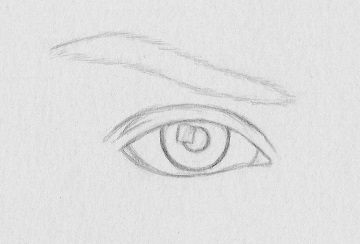
#> input picture backend/data/reference_stages/how-to-draw-eyes-step-1.jpg, 360 x 244 px; its folder holds 5 pictures in this run
$ jupyter execute --allow-errors prototype.ipynb
#> lines starting #> are read from the running program, lines starting #| are printed output that depends on the picture
#> further down, ref_img is the input picture: shape (244, 360, 3); min 73, max 241, mean 224.2
[cell 1]
import cv2
import numpy as np
import matplotlib.pyplot as plt
from PIL import Image

#> (the rest of this cell did not finish here and is left out)

[cell 2]
# 4.1 Convert to grayscale
ref_gray = cv2.cvtColor(ref_img, cv2.COLOR_RGB2GRAY)
#> (the rest of this cell did not finish here and is left out)

#> (a cell that did not finish here is left out)

#> (a cell that did not finish here is left out)

#> (a cell that did not finish here is left out)

##VALUE COMPARISON

[cell 6]
# 5.1 We already have grayscale images: ref_gray, user_gray

# 5.2 Compute local contrast maps.
# We'll do a sliding 16×16 window, compute standard deviation in each window.
def compute_local_contrast(gray_img, window_size=16):
#> called with window_size = 16
    h, w = gray_img.shape
#> h = 256; w = 256
    contrast_map = np.zeros((h, w), dtype=np.float32)
    pad = window_size // 2

    # Pad with reflect so edges are handled
    padded = cv2.copyMakeBorder(gray_img, pad, pad, pad, pad, cv2.BORDER_REFLECT)
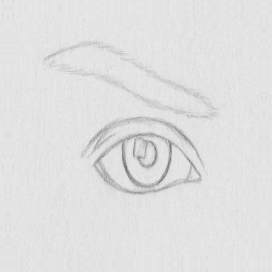
#> padded: shape (272, 272); min 101, max 236, mean 224.4
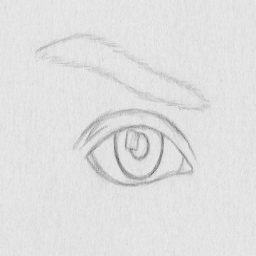
#> gray_img: shape (256, 256); min 101, max 236, mean 224
    for y in range(h):
        for x in range(w):
            patch = padded[y : y + window_size, x : x + window_size]
            contrast_map[y, x] = patch.std()
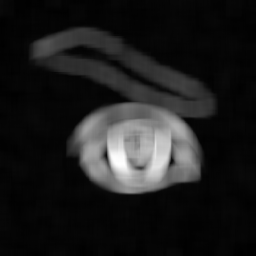
#> contrast_map: shape (256, 256) float32; min 1.45, max 34.2, mean 5.2; drawn with min black and max white
    return contrast_map

# Note: For speed, you can reduce the resolution (e.g. resize to 256×256) for testing.
ref_contrast = compute_local_contrast(cv2.resize(ref_gray, (256, 256)), window_size=16)
#> (the rest of this cell did not finish here and is left out)

#> (a cell that did not finish here is left out)

##DOTS

[cell 8]
import cv2
import numpy as np
import matplotlib.pyplot as plt

# Load images
ref_path = "../data/reference_stages/how-to-draw-eyes-step-1.jpg"  # Replace with your path
user_path = "../data/user_samples/dots.jpg"  # Replace with your path

ref_img = cv2.imread(ref_path)
user_img = cv2.imread(user_path)
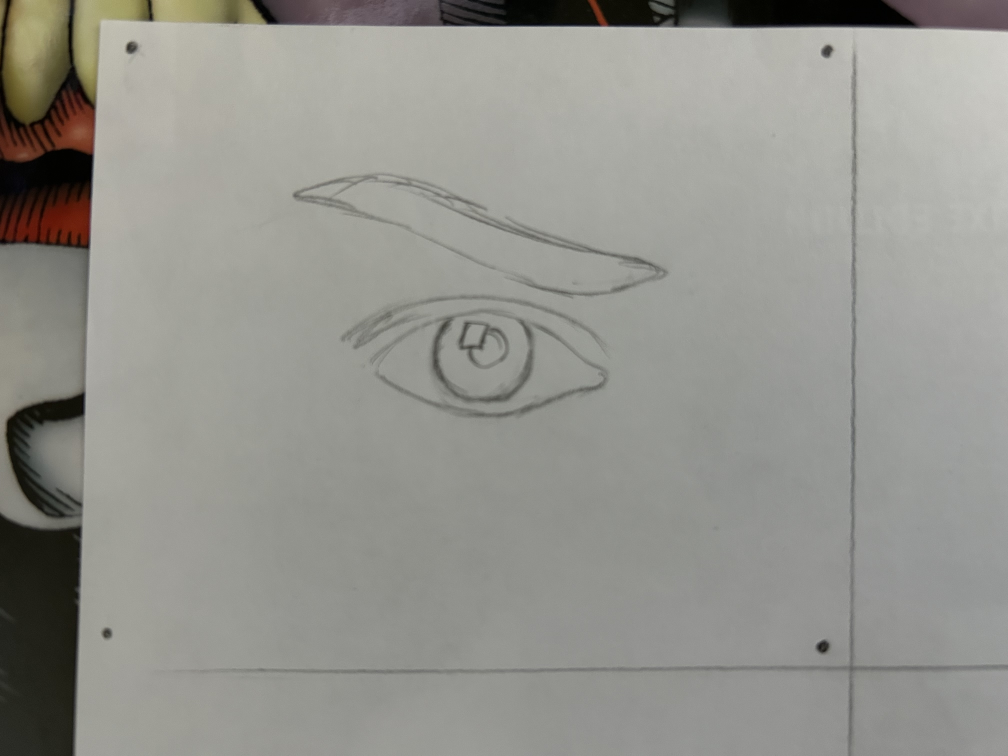
#> input picture backend/data/user_samples/dots.JPG, 4032 x 3024 px, found by its file name (shown at 1/4 size)
#> user_img is the input picture: shape (3024, 4032, 3); mean B, G, R 141.7, 147.8, 148.1

# Resize reference to a target size (you can adjust as needed)
target_size = (800, 800)
ref_img = cv2.resize(ref_img, target_size)
#> ref_img: shape (800, 800, 3)

# Convert user image to grayscale for circle detection
gray = cv2.cvtColor(user_img, cv2.COLOR_BGR2GRAY)
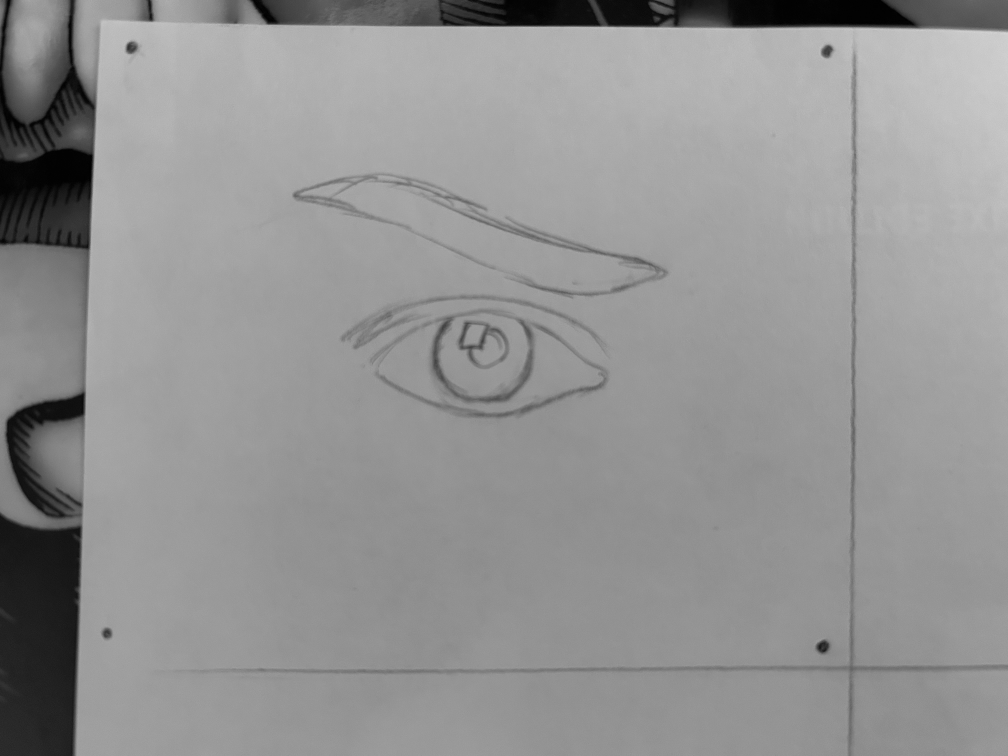
#> gray: shape (3024, 4032) (shown at 1/4 size); min 0, max 220, mean 147.2
gray = cv2.medianBlur(gray, 5)

# Detect circles using Hough Transform
circles = cv2.HoughCircles(
    gray,
    cv2.HOUGH_GRADIENT,
    dp=1.2,
    minDist=gray.shape[0] // 5,
    param1=50,
    param2=30,
    minRadius=5,
    maxRadius=30
)
#> circles = [[3287.4, 2591.4, 26.6], [525, 186.6, 26.6], [3311.4, 207, 25.28], [429, 2537.4, 22.52], [2686.2, 82.2, 29.24], [1189.8, 781.8, 17.36]]

if circles is None or len(circles[0]) < 4:
    raise ValueError("Could not find 4 corner dots. Please retake the photo with clearer corner dots.")

# Round and sort circles
circles = np.round(circles[0]).astype("int")
#> circles = [[3287, 2591, 27], [525, 187, 27], [3311, 207, 25], [429, 2537, 23], [2686, 82, 29], [1190, 782, 17]]
dots = sorted(circles[:4], key=lambda c: (c[1], c[0]))  # sort by y, then x
#> dots = [[525, 187, 27], [3311, 207, 25], [429, 2537, 23], [3287, 2591, 27]]

# Sort into consistent corner order
def sort_corners(pts):
    pts = np.array(pts, dtype="float32")
    s = pts.sum(axis=1)
    diff = np.diff(pts, axis=1)
    return np.array([
        pts[np.argmin(s)],      # top-left
        pts[np.argmin(diff)],   # top-right
        pts[np.argmax(s)],      # bottom-right
        pts[np.argmax(diff)]    # bottom-left
    ], dtype="float32")

user_pts = sort_corners([(x, y) for x, y, _ in dots])
#> user_pts = [[525, 187], [3311, 207], [3287, 2591], [429, 2537]]
ref_pts = np.array([
    [0, 0],
    [target_size[0] - 1, 0],
    [target_size[0] - 1, target_size[1] - 1],
    [0, target_size[1] - 1]
], dtype="float32")

# Perspective transform
matrix = cv2.getPerspectiveTransform(user_pts, ref_pts)
#> matrix = [[0.292, 0.0119, -155.6], [-0.00252, 0.35, -64.2], [4.92e-06, 1.13e-05, 1]]
aligned_user = cv2.warpPerspective(user_img, matrix, target_size)
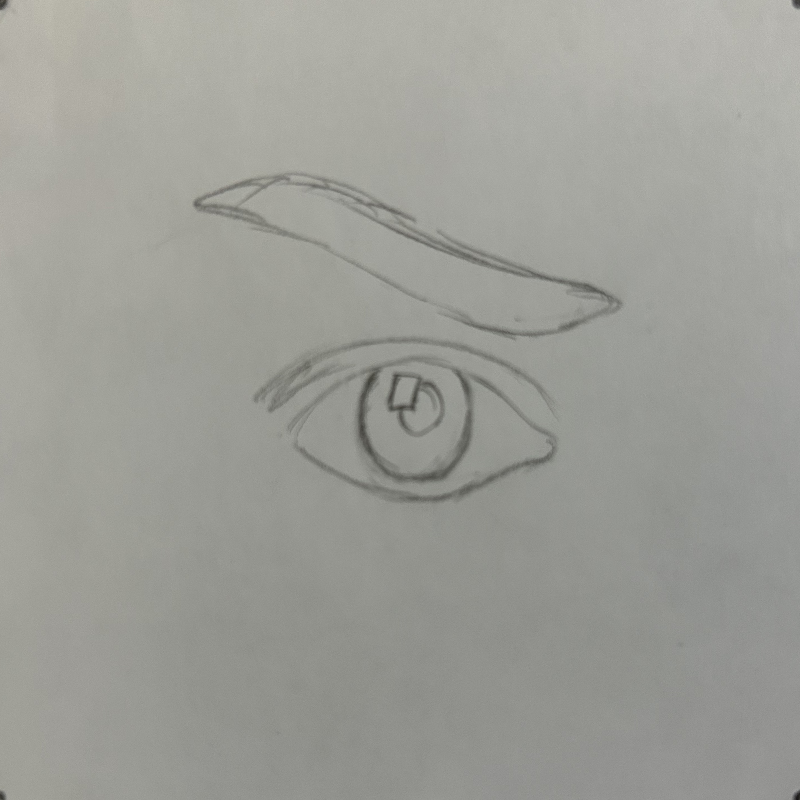
#> aligned_user: shape (800, 800, 3); mean B, G, R 151.5, 157.6, 157

# Show result
plt.figure(figsize=(15, 5))
plt.subplot(1, 2, 1)
plt.imshow(cv2.cvtColor(user_img, cv2.COLOR_BGR2RGB))
plt.title("Original User Image")
plt.axis("off")

plt.subplot(1, 2, 2)
plt.imshow(cv2.cvtColor(aligned_user, cv2.COLOR_BGR2RGB))
plt.title("Aligned User Image")
plt.axis("off")
plt.show()
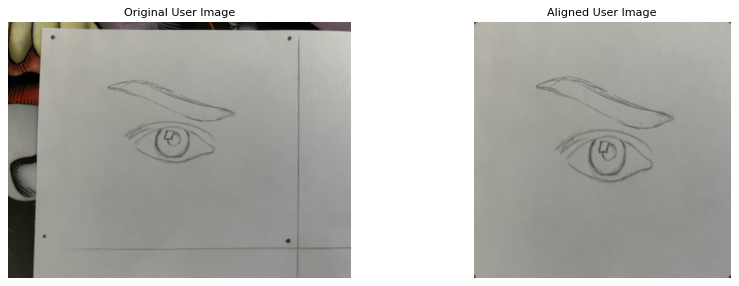
#> figure drawn by matplotlib, 2 panels

plt.figure(figsize=(5, 5))
plt.imshow(cv2.cvtColor(ref_img, cv2.COLOR_BGR2RGB))
plt.title("Reference Image")
plt.axis("off")
plt.show()
